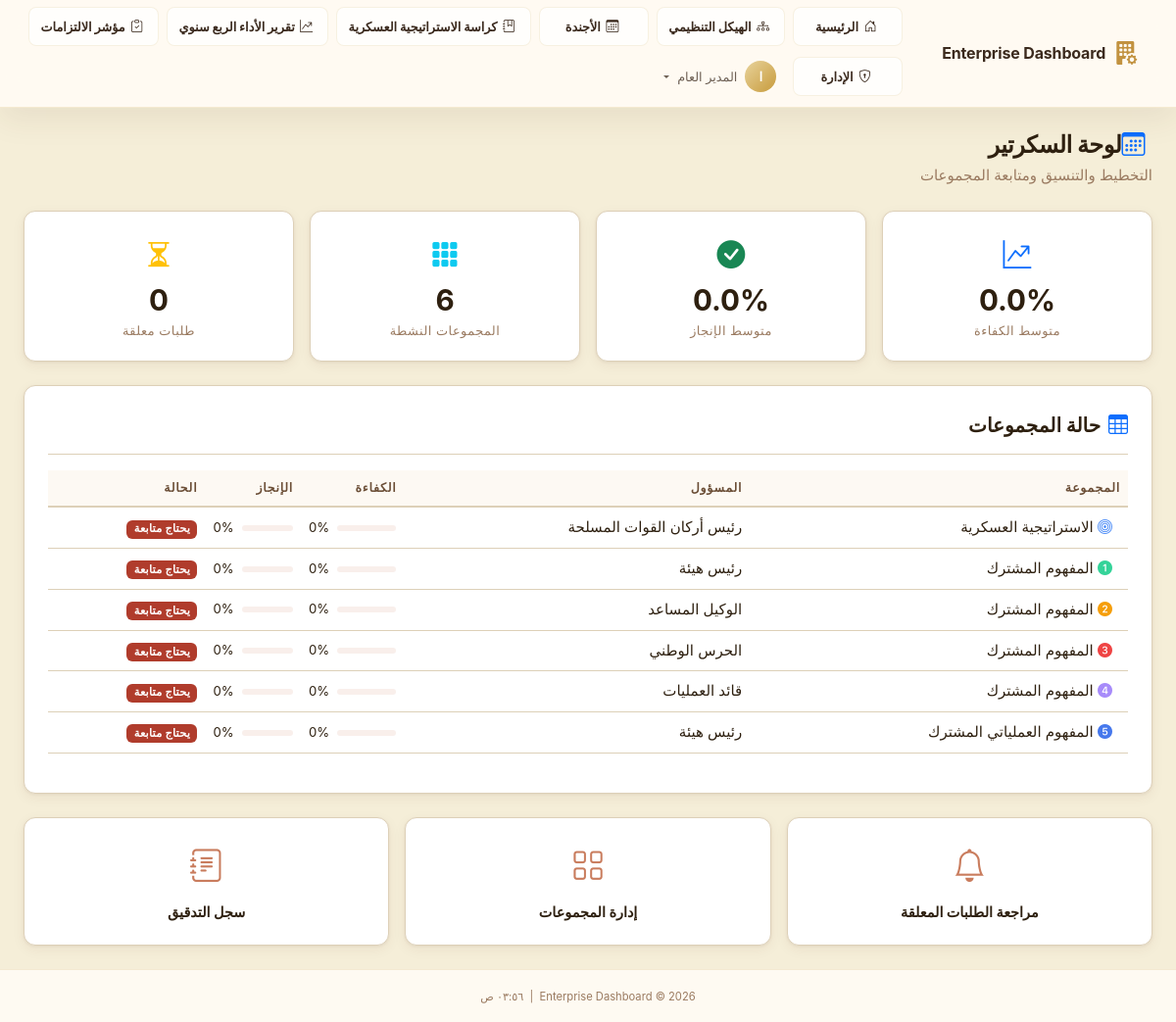
/secretary (signed in), run on the app's committed database.
### app/models/user.py (models this page shows, shortened)
class User(UserMixin, db.Model):
    __tablename__ = 'users'
    id              = db.Column(db.String(36), primary_key=True, default=lambda: str(uuid.uuid4()))
    ldap_dn         = db.Column(db.String(255), unique=True, nullable=True)
    username        = db.Column(db.String(80),  unique=True, nullable=False, index=True)
    email           = db.Column(db.String(120), nullable=False)
    full_name       = db.Column(db.String(120), nullable=False)
    password_hash   = db.Column(db.String(255), nullable=True)  # Only for sim mode
    is_ldap_user    = db.Column(db.Boolean, default=True)
    is_active       = db.Column(db.Boolean, default=True)
    role_id         = db.Column(db.Integer, db.ForeignKey('roles.id'), nullable=True)
    department_id   = db.Column(db.Integer, db.ForeignKey('departments.id'), nullable=True)
    failed_logins     = db.Column(db.Integer, default=0)
    locked_until      = db.Column(db.DateTime, nullable=True)
    created_at  = db.Column(db.DateTime, default=datetime.utcnow)
    updated_at  = db.Column(db.DateTime, default=datetime.utcnow, onupdate=datetime.utcnow)
    last_login  = db.Column(db.DateTime, nullable=True)
    role       = db.relationship('Role', back_populates='users')
    department = db.relationship('Department', back_populates='users')
    audit_logs = db.relationship('AuditLog', back_populates='user', lazy='dynamic',
                                 foreign_keys='AuditLog.user_id')
    @property
    def is_authenticated(self) -> bool:
        return True
    def has_permission(self, required_level: int) -> bool:
        if not self.role:
            return False
        return self.role.permission_level >= required_level
    @property
    def permission_level(self) -> int:
        return self.role.permission_level if self.role else 0
    def can_admin(self) -> bool:
        return self.permission_level >= 80  # Deputy and above
    @classmethod
    def get_by_id(cls, user_id: str) -> Optional['User']:
        return cls.query.get(user_id)

### app/models/department.py (models this page shows, shortened)
class Department(db.Model):
    __tablename__ = 'departments'
    id                 = db.Column(db.Integer, primary_key=True)
    code               = db.Column(db.String(20), unique=True, nullable=False)
    name               = db.Column(db.String(120), nullable=False)
    description        = db.Column(db.Text, default='')
    responsible_person = db.Column(db.String(120), default='')
    color              = db.Column(db.String(7), default='#4F8EF7')   # Hex color
    icon               = db.Column(db.String(60), default='bi-grid-fill')
    logo_file          = db.Column(db.String(120), nullable=True)     # Custom logo filename
    concept_number     = db.Column(db.Integer, nullable=True)         # Operational Concept Number
    order_index        = db.Column(db.Integer, default=0)
    is_active          = db.Column(db.Boolean, default=True, nullable=False)
    is_central         = db.Column(db.Boolean, default=False, nullable=False)  # CEO hub group
    director_notes     = db.Column(db.Text, default='')               # Inline CEO notes
    concept_number     = db.Column(db.Integer, nullable=True)         # المفهوم العملياتي المشترك عدد
    created_at         = db.Column(db.DateTime, server_default=db.func.now())
    updated_at         = db.Column(db.DateTime, server_default=db.func.now(), onupdate=db.func.now())
    users   = db.relationship('User', back_populates='department', lazy='dynamic')
    metrics = db.relationship('DepartmentMetrics', back_populates='department',
                              lazy='dynamic', cascade='all, delete-orphan')
    def latest_metrics(self) -> Optional['DepartmentMetrics']:
        return (
            self.metrics
            .order_by(DepartmentMetrics.metric_date.desc())
            .first()
        )
    def competence_pct(self) -> float:
        m = self.latest_metrics()
        return float(m.competence_percentage) if m else 0.0
    def completion_pct(self) -> float:
        m = self.latest_metrics()
        return float(m.completion_percentage) if m else 0.0
    @classmethod
    def active_ordered(cls) -> List['Department']:
        return cls.query.filter_by(is_active=True).order_by(cls.order_index).all()

### app/dashboard/routes.py (the view)
@dashboard_bp.route('/secretary')
@login_required
@require_permission(PERMISSIONS['SECRETARY'])
def secretary():
    departments = get_overview_metrics()
    averages    = get_company_averages()
    pending_requests = AccessRequest.query.filter_by(
        status='pending',
        current_approver_level=PERMISSIONS['SECRETARY'],
    ).count()
    return render_template(
        'dashboard/secretary.html',
        departments=departments,
        averages=averages,
        pending_requests=pending_requests,
        page_title='لوحة السكرتير',
    )

### app/__init__.py (called while the page is built)
def _register_extensions(app: Flask) -> None:
    db.init_app(app)
    login_manager.init_app(app)
    csrf.init_app(app)
    login_manager.login_view          = 'auth.login'
    login_manager.login_message       = 'Please sign in to access this page.'
    login_manager.login_message_category = 'warning'
    login_manager.session_protection  = 'strong'
    @login_manager.user_loader
    def load_user(user_id: str):
        from app.models.user import User
        return User.get_by_id(user_id)

def _register_context_processors(app: Flask) -> None:
    from datetime import datetime
    from app.models.role import PERMISSIONS
    @app.context_processor
    def inject_globals():
        return {
            'PERMISSIONS': PERMISSIONS,
            'now':         datetime.utcnow,
            'app_name':    app.config.get('APP_NAME', 'Enterprise Dashboard'),
        }

### app/dashboard/services.py (called while the page is built)
def get_company_averages() -> Dict[str, float]:
    depts = Department.active_ordered()
    if not depts:
        return {'competence': 0.0, 'completion': 0.0}
    avg_comp = sum(d.competence_pct() for d in depts) / len(depts)
    avg_done = sum(d.completion_pct() for d in depts) / len(depts)
    return {'competence': round(avg_comp, 1), 'completion': round(avg_done, 1)}

### app/templates/dashboard/secretary.html (shortened to what this page needs)
{% extends "base.html" %}
{% block content %}
<div class="container-fluid px-4 py-4">
    <div class="d-flex align-items-center justify-content-between mb-4">
        <div>
            <h1 class="page-title mb-1"><i class="bi bi-calendar3 text-primary me-2"></i>لوحة السكرتير</h1>
            <p class="text-muted mb-0">التخطيط والتنسيق ومتابعة المجموعات</p>
        </div>
    </div>
    <div class="row g-3 mb-4">
        <div class="col-md-3">
            <div class="stat-card glass-card text-center">
                <div class="stat-icon text-primary"><i class="bi bi-graph-up-arrow"></i></div>
                <div class="stat-value">{{ averages.competence }}%</div>
                <div class="stat-label">متوسط الكفاءة</div>
            </div>
        </div>
        <div class="col-md-3">
            <div class="stat-card glass-card text-center">
                <div class="stat-icon text-success"><i class="bi bi-check-circle-fill"></i></div>
                <div class="stat-value">{{ averages.completion }}%</div>
                <div class="stat-label">متوسط الإنجاز</div>
            </div>
        </div>
        <div class="col-md-3">
            <div class="stat-card glass-card text-center">
                <div class="stat-icon text-info"><i class="bi bi-grid-3x3-gap-fill"></i></div>
                <div class="stat-value">{{ departments|length }}</div>
                <div class="stat-label">المجموعات النشطة</div>
            </div>
        </div>
        <div class="col-md-3">
            <div class="stat-card glass-card text-center">
                <div class="stat-icon text-warning"><i class="bi bi-hourglass-split"></i></div>
                <div class="stat-value">{{ pending_requests }}</div>
                <div class="stat-label">طلبات معلقة</div>
            </div>
        </div>
    </div>
    <div class="section-card glass-card mb-4">
        <div class="section-card-header d-flex align-items-center gap-2 mb-3">
            <i class="bi bi-table text-primary fs-5"></i>
            <h2 class="h5 mb-0 fw-bold">حالة المجموعات</h2>
        </div>
        <div class="table-responsive">
            <table class="table table-dark table-hover align-middle">
                <thead>
                    <tr>
                        <th>المجموعة</th>
                        <th>المسؤول</th>
                        <th>الكفاءة</th>
                        <th>الإنجاز</th>
                        <th>الحالة</th>
                    </tr>
                </thead>
                <tbody>
                    {% for dept in departments %}
                    <tr>
                        <td>
                            <span style="color:{{dept.color}}"><i class="{{ dept.icon }} me-2"></i></span>
                            {{ dept.name }}
                        </td>
                        <td>{{ dept.responsible_person or '—' }}</td>
                        <td>
                            <div class="d-flex align-items-center gap-2">
                                <div class="progress flex-grow-1" style="height:6px">
                                </div>
                                <small>{{ dept.competence_pct|round(0)|int }}%</small>
                            </div>
                        </td>
                        <td>
                            <div class="d-flex align-items-center gap-2">
                                <div class="progress flex-grow-1" style="height:6px">
                                </div>
                                <small>{{ dept.completion_pct|round(0)|int }}%</small>
                            </div>
                        </td>
                        <td>
                            {% if dept.completion_pct >= 80 %}
                            <span class="badge bg-success">ممتاز</span>
                            {% elif dept.completion_pct >= 50 %}
                            <span class="badge bg-warning text-dark">متقدم</span>
                            {% else %}
                            <span class="badge bg-danger">يحتاج متابعة</span>
                            {% endif %}
                        </td>
                    </tr>
                    {% else %}
                    <tr>
                        <td colspan="5" class="text-center text-muted py-4">لا توجد مجموعات نشطة</td>
                    </tr>
                    {% endfor %}
                </tbody>
            </table>
        </div>
    </div>
    <div class="row g-3">
        <div class="col-md-4">
            <a href="{{ url_for('access.pending') }}" class="action-card glass-card d-block text-decoration-none">
                <div class="action-icon"><i class="bi bi-bell"></i></div>
                <div class="action-title">مراجعة الطلبات المعلقة</div>
            </a>
        </div>
        <div class="col-md-4">
            <a href="{{ url_for('admin.departments') }}" class="action-card glass-card d-block text-decoration-none">
                <div class="action-icon"><i class="bi bi-grid"></i></div>
                <div class="action-title">إدارة المجموعات</div>
            </a>
        </div>
        <div class="col-md-4">
            <a href="{{ url_for('admin.audit_log') }}" class="action-card glass-card d-block text-decoration-none">
                <div class="action-icon"><i class="bi bi-journal-text"></i></div>
                <div class="action-title">سجل التدقيق</div>
            </a>
        </div>
    </div>
</div>
{% endblock %}

### app/templates/base.html (shortened to what this page needs)
<!DOCTYPE html>
<html lang="ar" dir="rtl">
<head>
  <link rel="stylesheet" href="{{ url_for('static', filename='css/bootstrap.min.css') }}">
  <link rel="stylesheet" href="{{ url_for('static', filename='css/bootstrap-icons.css') }}">
  <link rel="stylesheet" href="{{ url_for('static', filename='css/custom.css') }}">
</head>
<body class="{% block body_class %}app-body{% endblock %}">
  {% block body %}
  <nav class="navbar navbar-dark navbar-expand-lg app-navbar" id="mainNav">
    <div class="container-fluid px-4">
      <a class="navbar-brand d-flex align-items-center gap-2" href="{{ url_for('dashboard.index') }}">
        <i class="bi bi-building-fill-gear fs-4 text-primary-glow"></i>
        <span class="fw-bold">{{ app_name }}</span>
      </a>
      <div class="collapse navbar-collapse" id="navbarMain">
        <ul class="navbar-nav ms-auto align-items-center gap-2 main-nav-menu">
          <li class="nav-item">
            <a class="nav-link primary-nav-link {% if request.endpoint == 'dashboard.index' %}active{% endif %}"
              href="{{ url_for('dashboard.index') }}">
              <i class="bi bi-house-door me-1"></i>الرئيسية
            </a>
          </li>
          <li class="nav-item">
            <a class="nav-link primary-nav-link {% if request.endpoint == 'dashboard.org_structure' %}active{% endif %}"
              href="{{ url_for('dashboard.org_structure') }}">
              <i class="bi bi-diagram-3 me-1"></i>الهيكل التنظيمي
            </a>
          </li>
          <li class="nav-item">
            <a class="nav-link primary-nav-link {% if request.endpoint == 'dashboard.agenda' %}active{% endif %}"
              href="{{ url_for('dashboard.agenda') }}">
              <i class="bi bi-calendar3 me-1"></i>الأجندة
            </a>
          </li>
          <li class="nav-item">
            <a class="nav-link primary-nav-link {% if request.endpoint == 'dashboard.strategy_booklet' %}active{% endif %}"
              href="{{ url_for('dashboard.strategy_booklet') }}">
              <i class="bi bi-journal-bookmark me-1"></i>كراسة الاستراتيجية العسكرية
            </a>
          </li>
          <li class="nav-item">
            <a class="nav-link primary-nav-link {% if request.endpoint == 'dashboard.quarterly_performance' %}active{% endif %}"
              href="{{ url_for('dashboard.quarterly_performance') }}">
              <i class="bi bi-graph-up-arrow me-1"></i>تقرير الأداء الربع سنوي
            </a>
          </li>
          <li class="nav-item">
            <a class="nav-link primary-nav-link {% if request.endpoint == 'dashboard.commitments' %}active{% endif %}"
              href="{{ url_for('dashboard.commitments') }}">
              <i class="bi bi-clipboard-check me-1"></i>مؤشر الالتزامات
            </a>
          </li>
          {% if current_user.is_authenticated %}
          {% if current_user.can_admin() %}
          <li class="nav-item">
            <a class="nav-link primary-nav-link {% if request.endpoint and request.endpoint.startswith('admin') %}active{% endif %}"
              href="{{ url_for('admin.users') }}">
              <i class="bi bi-shield-lock me-1"></i>الإدارة
            </a>
          </li>
          {% endif %}
          <li class="nav-item dropdown">
            <a class="nav-link dropdown-toggle d-flex align-items-center gap-2" href="#" role="button"
              data-bs-toggle="dropdown">
              <span class="avatar-circle">{{ current_user.full_name[0]|upper }}</span>
              <span class="d-none d-md-inline">{{ current_user.full_name }}</span>
            </a>
          </li>
          {% endif %}
        </ul>
      </div>
    </div>
  </nav>
  <main class="main-content">
    {% block content %}{% endblock %}
  </main>
  <footer class="app-footer mt-auto py-3 text-center">
    <small class="text-muted">
      {{ app_name }} &copy; {{ now().year }}
      &nbsp;|&nbsp;
      <span id="currentTime"></span>
    </small>
  </footer>
  {% endblock %}
</body>
</html>

### data on the page
User: full_name "ا", full_name "المدير العام"
Department: name "الاستراتيجية العسكرية", responsible_person "رئيس أركان القوات المسلحة", competence_pct "0", completion_pct "0"
Department: name "المفهوم المشترك", responsible_person "رئيس هيئة", competence_pct "0", completion_pct "0"
Department: name "المفهوم المشترك", responsible_person "الوكيل المساعد", competence_pct "0", completion_pct "0"
Department: name "المفهوم المشترك", responsible_person "الحرس الوطني", competence_pct "0", completion_pct "0"
Department: name "المفهوم المشترك", responsible_person "قائد العمليات", competence_pct "0", completion_pct "0"
Department: name "المفهوم العملياتي المشترك", responsible_person "رئيس هيئة", competence_pct "0", completion_pct "0"

### other printed values
{{ app_name }} "Enterprise Dashboard"
{{ averages.competence }} "0.0"
{{ averages.completion }} "0.0"
{{ departments|length }} "6"
{{ pending_requests }} "0"
